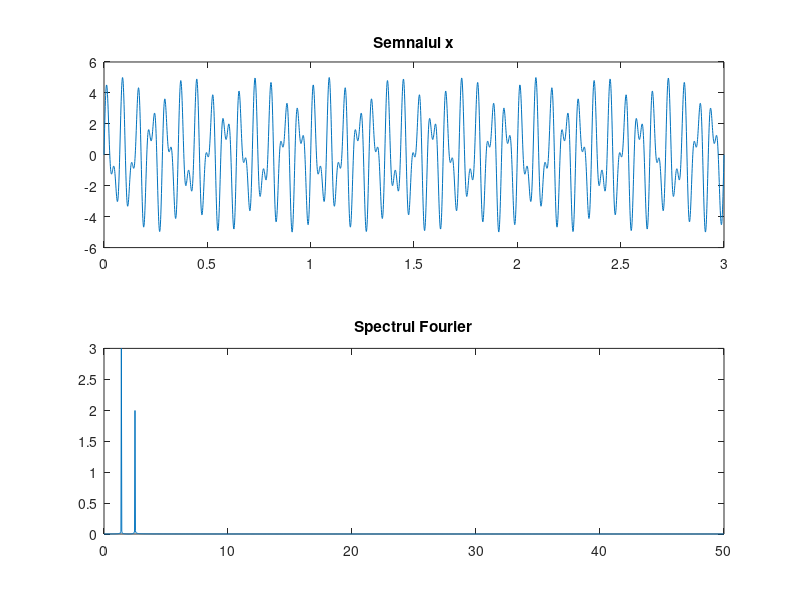

This chart was generated by the following MATLAB code:
% sa se incarce semnalul si sa se reprezinte grafic impreuna cu spectrul
% Fourier

load ex1.mat;
Te = 0.01;

N = length(x);
fe = 1 / Te;
X = fft(x);
Xabs = abs(X) / (N/2);
magX = Xabs(1, 1:N/2 + 1);
f = [0: N/2] * fe / N;

subplot(2, 1, 1); plot(t, x); title('Semnalul x');
subplot(2, 1, 2); plot(f, magX); title('Spectrul Fourier'); 
